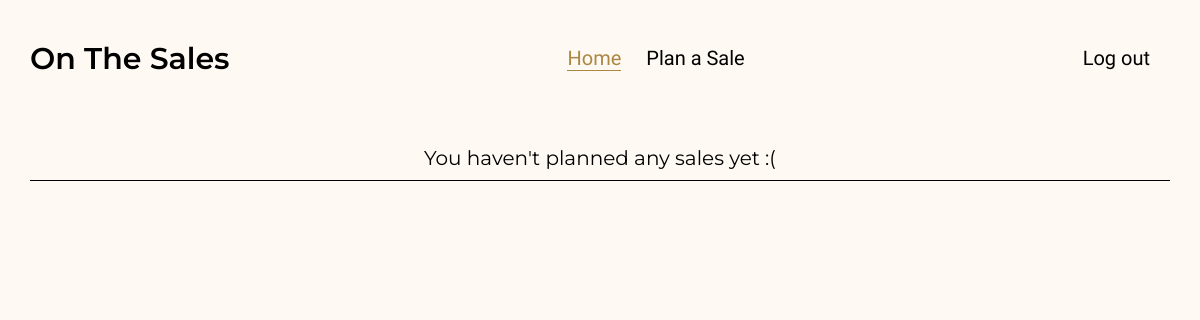
Page / (signed in) on the earlier database version.
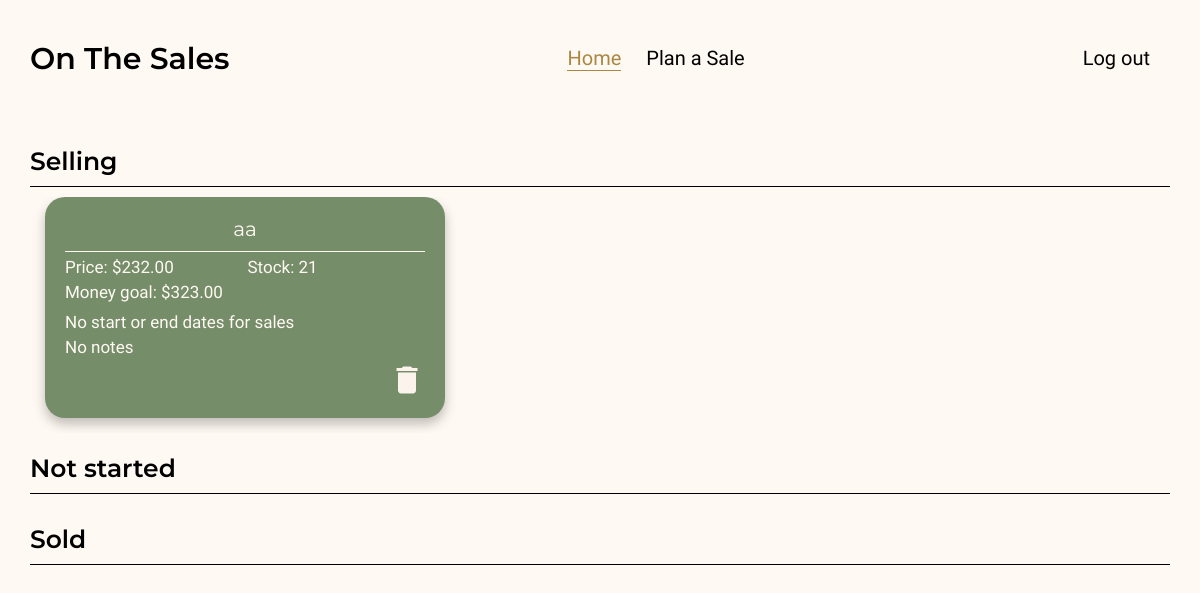
Same page on the later database version.
### tables this page shows
CREATE TABLE salesPlan (id INTEGER PRIMARY KEY, name TEXT NOT NULL, price NUMERIC NOT NULL, goal NUMERIC NOT NULL, date_start DATE, date_end DATE, stock INTEGER NOT NULL, user_id INTEGER NOT NULL, filters TEXT, goal_options TEXT, notes TEXT, salesPerDay NUMERIC, earning NUMERIC);

### app.py (the view)
@app.route("/", methods=["POST", "GET"])
def index():
    if session.get("user_id"):
        userID = session["user_id"]
        salePlan = db.execute("SELECT * FROM salesPlan WHERE user_id = ?", userID)
        if not salePlan:
            return render_template("index.html", salePlan=salePlan)
        selling = db.execute("SELECT * FROM salesPlan WHERE filters = ? AND user_id = ?", "selling", userID)
        not_started = db.execute("SELECT * FROM salesPlan WHERE filters = ? AND user_id = ?", "not-started", userID)
        sold = db.execute("SELECT * FROM salesPlan WHERE filters = ? AND user_id = ?", "sold", userID)
        return render_template("index.html", salePlan=salePlan, selling=selling, not_started=not_started, sold=sold)
    salePlan = None
    return render_template("index.html", salePlan=salePlan)

### templates/index.html (shortened to what this page needs)
{% extends "layout.html" %}
{% block main %}
    {% if not session["user_id"] %}
        <div class="container-index">
                <section class="introduction-logo">
                    <img src="/static/imgs/logo.svg" alt="Logo Planning Sale">
                    <div class="texts-introduction">
                        <h2>Meet your <span>sales planner</span>!</h2>
                        <p>Organizes and manages the sales you want to make for you!</p>
                    </div>
                </section>
                <section class="introduction-buttons">
                    <h3>Don't have a sale yet? Plan one now!</h3>
                    <div class="buttons">
                        <form action="/login">
                            <button class="btn" type="submit">+ New Planning</button>
                        </form>
                        <div class="btn opacity"></div>
                        <div class="btn opacity"></div>
                        <div class="btn opacity"></div>
                    </div>
                <div class="footer">
                    <p>CS50’s Introduction to Computer Science Final Project.</p>
                    <p>
                        Developed by <a target="_blank" href="https://github.com/raiane-oliveira">Raiane Oliveira</a>.
                    </p>
                </div>
            </section>
        </div>
    {% else %}
        <div class="container-planSale">
            {% if salePlan %}
                <section class="filter-sale">
                    <div>
                        <h2>Selling</h2>
                        <hr>
                    </div>
                    <section class="container-sale-plan-cards">
                        {% for row in selling %}
                            <div class="sale-plan-cards">
                                <h3>{{ row.name }}</h3>
                                <div class="data-sale-plan">
                                    <p class="price">Price: {{ row.price }}</p>
                                    <p class="stock">Stock: {{ row.stock }}</p>
                                    <p class="goal">{{ row.goal_options }}: {{ row.goal }}</p>
                                    {% if row.date_start or row.date_end %}
                                        <p class="d-start">Start: {{ row.date_start }}</p>
                                        <p class="d-end">End: {{ row.date_end }}</p>
                                    {% else %}
                                        <p class="no-d">No start or end dates for sales</p>
                                    {% endif %}
                                    {% if row.notes %}
                                        <p class="note">Note: {{ row.notes }}</p>
                                    {% else %}
                                        <p class="note no-note">No notes</p>
                                    {% endif %}
                                    <form class="del-sale-plan" action="/delete" method="post">
                                        <button type="submit" class="material-icons del md-36">delete</button>
                                    </form>
                                </div>
                            </div>
                        {% endfor %}
                    </section>
                </section>
                <section class="filter-sale">
                    <div>
                        <h2>Not started</h2>
                        <hr>
                    </div>
                </section>
                <section class="filter-sale">
                    <div>
                        <h2>Sold</h2>
                        <hr>
                    </div>
                </section>
            {% else %}
                <section class="filter-sale">
                    <h3>You haven't planned any sales yet :(</h3>
                    <hr>
                </section>
            {% endif %}
        </div>
    {% endif %}
{% endblock %}

### templates/layout.html (shortened to what this page needs)
<!DOCTYPE html>
<html lang="en">
    <head>
        <link rel="stylesheet" href="static/style.css">
    </head>
    <body>
        <div class="container">
            <header>
                <nav class="menu">
                    <a href="/"><h1 class="title-header">On The Sales</h1></a>
                    {% if session["user_id"] %}
                        <div class="submenu">
                            <a href="/">Home</a>
                            <a href="/plansale">Plan a Sale</a>
                        </div>
                        <div class="submenu">
                            <a href="/logout">Log out</a>
                        </div>
                    {% else %}
                        <div class="submenu">
                            <a href="/login">Login</a>
                            <a href="/register">Sign Up</a>
                        </div>
                    {% endif %}
                </nav>
            </header>
            <main>
                {% block main %}{% endblock %}
            </main>
        </div>
    </body>
</html>

### static/style.css (style rules this page uses)
* { margin: 0; padding: 0; box-sizing: border-box; }
body, html { height: 100%; font-size: 10px; background-color: #FFF9F3; }
a { text-decoration: none; color: black; }
.material-icons { cursor: pointer; }
.container { display: flex; flex-direction: column; gap: 30px; }
header { height: 116px; display: flex; align-items: center; justify-content: space-between; margin: 0 30px; }
.menu { display: flex; justify-content: space-between; align-items: center; width: 100%; }
.title-header { font-family: "Montserrat", sans-serif; font-weight: 600; font-size: 3rem; }
.submenu { font-family: "Sarala", sans-serif; font-size: 2rem; }
.submenu a:first-child { margin-right: 20px; }
.container-sale-plan-cards { display: flex; position: relative; overflow-x: auto; scroll-behavior: smooth; }
.sale-plan-cards { flex: 0 0 400px; height: 100%; padding: 20px; margin: 0 15px 15px 15px; border-radius: 20px; background-color: #768d69; box-shadow: 0px 6px 12px rgba(0, 0, 0, 0.25); color: #FFF9F3; }
.data-sale-plan { display: grid; grid-template-columns: 1fr 1fr; grid-template-rows: auto; grid-template-areas: "name name" "price stock" "goal goal" "d-start d-end" "no-d no-d" "notes notes" "edit edit"; grid-gap: 5px; font-family: "Sarala", sans-serif; font-size: 1.7rem; }
.sale-plan-cards h3 { grid-area: name; padding-bottom: 10px; border-bottom: 0.4px solid #FFF9F3; }
.price { grid-area: price; }
.goal { grid-area: goal; }
.stock { grid-area: stock; }
.no-d { grid-area: no-d; }
.note { grid-area: notes; }
.del-sale-plan { display: flex; justify-content: end; grid-area: edit; }
.material-icons.md-36.del { background: none; border: none; color: #FCF4EC; }
.active { color: #AB8742; border-bottom: .4px solid #AB8742; }
.container-planSale { display: flex; flex-flow: column wrap; gap: 20px; margin: 0 30px; }
.filter-sale h2 { font-family: "Montserrat", sans-serif; font-weight: 600; font-size: 2.5rem; }
.filter-sale hr { border: none; border-top: 1px solid black; margin: 10px 0; }
.filter-sale h3 { text-align: center; font-family: 'Montserrat', sans-serif; font-weight: 400; font-size: 2rem; }
.material-icons.md-36 { font-size: 36px; }

Differences in the rows shown:
added salesPlan: name "aa", price "$232.00", stock "21", goal_options "Money goal", goal "$323.00", date_start "No start or end dates for sales", notes "No notes"
Other differences:
text no longer shown: "You haven't planned any sales yet :("
text now shown: "Selling Not started Sold"
